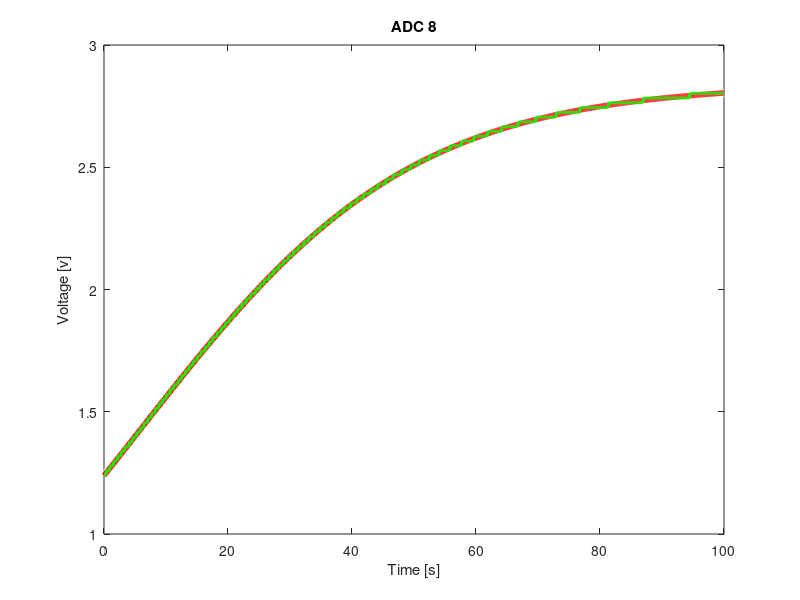
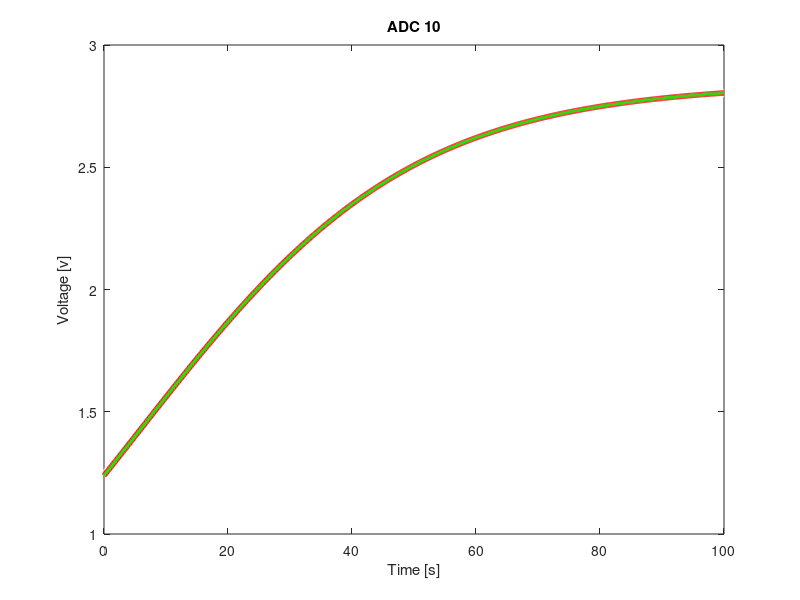
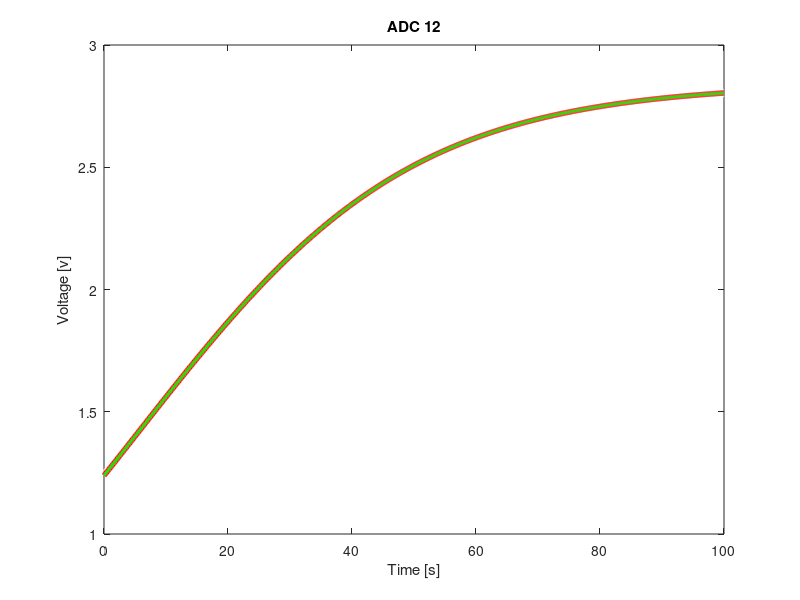

These figures' MATLAB source, in order:
%% Industrial Monitoring Project
% Main script
% Problem Solutions start further down

clear;
clc;
close all;

%% ================================================================
% Load and display the industrial environment
% ================================================================

%env = factoryEnvironment();

% robot from 2,2 to 38,18
% collision radius is 0.4 m
% speed up to 1 m/s

% q_critical_battery = 0.6
% q(t) = q(0)*e^(λ*t)
%   q(0)=1, fully charged at t=0
% q(t) = e^(-1.7*10^-3*t)
% 0.6 = e^(-1.7*10^-3*t)
% log(0.6) = -1.7*10^-3*t

% [seconds]
t_before_critical = -10^3/1.7*log(0.6)

function [value] = ramp(t)
    % matrix-compatible implementation
    value = max(0, t);

    % simple implementation
    % if t>=0
    %     value = t;
    % else
    %     value = 0;
    % end
end

% linear interpolation, from `a` to `b`, where `t ∈ [0,1]` indicates the percentage from `a` towards `b`
% function [value] = lerp(a,b,t)
%     value = a + (b-a)*t
% end

function [x,y] = position(t)
    % <60 second response time to 90%, according to SGAS707 datasheet
    % 4 stops for measurement
    % time for travel is about 52.84 seconds, leaving
    % a little over 247/4 seconds for each sensing period
    % [seconds]
    t_sensing_once = 60;

    % workflow
    % measure
    % 2,2 to 8,15
    % measure
    % 8,15 to 12,10
    % 12,10 to 20,5
    % measure
    % 20,5 to 30,15
    % 30,15 to 38,18
    % measure

    locations = [
        2,  2;
        8,  15;
        12, 10;
        20, 5;
        30, 15;
        38, 18
    ];

    % t_travel is time between each location
    % if moving in a straight line at 1 [m/s]
    t_travel = [];
    for i = 2:size(locations,1)
        vector = (locations(i,1:2) - locations(i-1,1:2));
        dist = sqrt(vector(1)^2 + vector(2)^2);
        t_seconds = dist / 1; % t = d / 1 [m/s]
        t_travel = [t_travel, t_seconds];
    end

    % round up t_travel for nice numbers
    % make sure to round UP so that speed
    % is no more than 1 [m/s]
    % t_travel = 14.3178, 6.4031, 9.4340, 14.142, 8.5440
    t_travel_rounded = [14.32, 6.41, 9.44, 14.15, 8.55]
    for i=1:size(t_travel_rounded,2)
        if t_travel_rounded(i) < t_travel(i)
            disp("ERROR: SPEED TOO FAST")
        end
    end


    % 2,8,12,20,30,38
    % x(t) = 2 + (8-2)*r((t-60)/14.32) - (8-2)*r((t-60)/14.32-1)
    fprintf("\nx(t) = 2 +\n");
    elapsed_time = t_sensing_once; % starting time; start moving after sensing once
    x = zeros(size(t)) + 2; % starting position
    for i = 2:size(locations,1)
        location_diff = locations(i,1)-locations(i-1,1);
        % ramp up to `distance` units at a speed of distance/length_of_travel [m/s] before stopping:
        %    distance * min(1, ramp((t-t0)/length_of_travel))
        x = x + location_diff*min(1,ramp((t-elapsed_time)/t_travel_rounded(i-1)));
        if i == size(locations,1)
            fprintf("    %.2f*r((t-%.2f)/%.2f)  -  %.2f*r((t-%.2f)/%.2f-1)\n", location_diff, elapsed_time, t_travel_rounded(i-1), location_diff, elapsed_time, t_travel_rounded(i-1));
        else
            fprintf("    %.2f*r((t-%.2f)/%.2f)  -  %.2f*r((t-%.2f)/%.2f-1) +\n", location_diff, elapsed_time, t_travel_rounded(i-1), location_diff, elapsed_time, t_travel_rounded(i-1));
            elapsed_time = elapsed_time + t_travel_rounded(i-1);
            % there are sensing stops after reaching (8,15) and (20,5), i=2,4
            if i==2 || i==4
                elapsed_time = elapsed_time + t_sensing_once;
            end
        end
    end

    fprintf("\ny(t) = 2 +\n");
    elapsed_time = t_sensing_once; % starting time; start moving after sensing once
    y = zeros(size(t)) + 2; % starting position
    for i = 2:size(locations,1)
        location_diff = locations(i,2)-locations(i-1,2);
        % ramp up to `distance` units at a speed of distance/length_of_travel [m/s] before stopping:
        %    distance * min(1, ramp((t-t0)/length_of_travel))
        y = y + location_diff*min(1,ramp((t-elapsed_time)/t_travel_rounded(i-1)));
        if i == size(locations,1)
            fprintf("    %.2f*r((t-%.2f)/%.2f)  -  %.2f*r((t-%.2f)/%.2f-1)\n", location_diff, elapsed_time, t_travel_rounded(i-1), location_diff, elapsed_time, t_travel_rounded(i-1));
        else
            fprintf("    %.2f*r((t-%.2f)/%.2f)  -  %.2f*r((t-%.2f)/%.2f-1) +\n", location_diff, elapsed_time, t_travel_rounded(i-1), location_diff, elapsed_time, t_travel_rounded(i-1));
            elapsed_time = elapsed_time + t_travel_rounded(i-1);
            % there are sensing stops after reaching (8,15) and (20,5), i=2,4
            if i==2 || i==4
                elapsed_time = elapsed_time + t_sensing_once;
            end
        end
    end


    % t_travel_total = sum(t_travel_rounded)
    % t_sensing_once
    % t_mission = sum(t_travel_rounded) + t_sensing_once*4
    % q_after_mission = e^(-1.7*10^-3*t_mission)
end

t = 0:0.01:300;
[x,y] = position(t);

% whether to plot [factory, x(t), y(t), |v(t)|]
plots = [0 0 0 0]

if plots(1) ~= 0
    env = factoryEnvironment();

    plot(x, y, '.')
    theta = linspace(0,2*pi,10);
    radius = 0.4;
    for k = 1:floor(size(t,2)/4)
        xc = x(k*4);
        yc = y(k*4);
        xCircle = xc + radius*cos(theta);
        yCircle = yc + radius*sin(theta);
        fill(xCircle, yCircle, [0.70 0.70 0.70], 'EdgeColor','r', 'LineWidth',1.5);
    end


    circles = [
        2,2;
        8,15;
        20,5;
        38,18;
    ];
    theta = linspace(0,2*pi,10);
    radius = 0.1;
    for k = 1:size(circles,1)
        xc = circles(k,1);
        yc = circles(k,2);
        xCircle = xc + radius*cos(theta);
        yCircle = yc + radius*sin(theta);
        fill(xCircle, yCircle, [0.70 0.70 0.70], 'EdgeColor','g', 'LineWidth',1.5);
    end
end

if plots(2) ~= 0
    figure
    plot(t, x)
    title("x-axis position over time")
    xlabel("t [s]")
    ylabel("x [m]")
end

if plots(3) ~= 0
    figure
    plot(t, y)
    title("y-axis position over time")
    xlabel("t [s]")
    ylabel("y [m]")
end


if plots(4) ~= 0
    x_speed = (x(2:end) - x(1:end-1))/0.01;
    y_speed = (y(2:end) - y(1:end-1))/0.01;
    v = sqrt(x_speed.^2 + y_speed.^2);
    figure
    hold on
    plot(t(1:end-1),v)
    plot([0,300], [1,1])
    xlabel("t [s]")
    ylabel("v [m/s]")
end



% PROBLEM 1 FINAL VALUES
% x(t) = 2 +
%     6.00*r((t-60.00)/14.32)  -  6.00*r((t-60.00)/14.32-1) +
%     4.00*r((t-134.32)/6.41)  -  4.00*r((t-134.32)/6.41-1) +
%     8.00*r((t-140.73)/9.44)  -  8.00*r((t-140.73)/9.44-1) +
%     10.00*r((t-210.17)/14.15)  -  10.00*r((t-210.17)/14.15-1) +
%     8.00*r((t-224.32)/8.55)  -  8.00*r((t-224.32)/8.55-1)
%
% y(t) = 2 +
%     13.00*r((t-60.00)/14.32)  -  13.00*r((t-60.00)/14.32-1) +
%     -5.00*r((t-134.32)/6.41)  -  -5.00*r((t-134.32)/6.41-1) +
%     -5.00*r((t-140.73)/9.44)  -  -5.00*r((t-140.73)/9.44-1) +
%     10.00*r((t-210.17)/14.15)  -  10.00*r((t-210.17)/14.15-1) +
%     3.00*r((t-224.32)/8.55)  -  3.00*r((t-224.32)/8.55-1)

% measurement coordinates at (2,2), (8,15), (20,5), (38,18)
% t_travel_total = 52.870
% t_sensing_once = 60
% t_mission = 292.87
% q_after_mission = 0.6078









% PROBLEM 2.
% R_inf = A*C^(-alpha)
% alpha = 0.602
% A = 8.0*10^4
% R_inf = 8.0*10^4*C^(-0.602)

C = 1:0.1:100;
R_inf = 8.0*10^4*C.^(-0.602);

% whether to plot [linear, logarithmic]
plots_2 = [0 0]

if plots_2(1) ~= 0
    figure
    plot(C,R_inf)
    xlabel("C [ppm]")
    ylabel("R_{∞} [Ω]")
end
if plots_2(2) ~= 0
    figure
    loglog(C,R_inf)
    xlabel("C [ppm]")
    ylabel("R_{∞} [Ω]")
end


% 2.iii DISCUSSION
% The sensitivity is lower with high VOC concentrations
% compared to low VOC concentrations; when C changes
% from 1 to 20, R_inf drops by a factor of about 6.07
% i.e., it drops by about 66821 [Ω]
% and when C changes from 81 to 100, R_inf drops by
% a factor of about 1.13 (a drop of about 676.44 [Ω])







% Problem 3
% Eq 1. Vout(T) = Vc * RL / (Rs(t)) + RL)
% Eq 2. Rs = Rinf(c). We assume we have reached a steady state solution
% Knowns Vc = 5, Rl = 10,000 Ohms

% 3.i Expression derived in writeup
Vc = 5;
Rl = 10000;
Vout = Vc * Rl ./ (R_inf + Rl);

% 3.ii
plots_3 = [0]

if plots_3(1) ~= 0
    figure
    plot(C,Vout);
    xlabel("C [ppm]");
    ylabel("Vout [V]");
end

% 3.iii Discussion
    %The transformation from the VOC concentration to output voltage is
    %not linear. As the concentration increases the VOut detection
    %increases logarythmically. 

% 3.iv Expression derived in the writeup
    %  Rs(t) = -10000 + 50000 / Vout(T)

% 3.v Expression derived in the writeup
    % C(t) = ( ( 80000 * Vout(t) ) / (-10000 * Vout(t) + 50000))^(1/0.602)









% Problem 4

% tau * r'(t) + r(t) = r_inf
% All initial conditions assumed 0 for initial steps
tau = 22;
plots_4 = [0, 0, 0, 0];

% 4.i derived in writeup
    % System is time invarient, causual, stable, and linear
    
%4.ii Unit Step Response, Equation Derived in Writeup
t = 0:0.01:100;
R_Step = 1 - exp(-t/22);

if plots_4(1) ~= 0
    figure;
    plot(t, R_Step);
    xlabel("Time [s]");
    ylabel("Resistance [ohm]");
end

%4.iii Impulse Response, Equation Derived in Writeup
R_Impulse = exp(-t/22) / 22

if plots_4(2) ~= 0
    figure;
    plot(t, R_Impulse);
    xlabel("Time [s]");
    ylabel("Resistance [ohm]");
end

%4.iv discusion in writeup, checked and their the same

%4.v derivation and discussion in writeup
rs_t90 = -22 * log(1/10)

%4.vi, rinf at a steady state solution for c = 5, 50
rinf_1_vi = 8.0*10^4 * 5^(-0.602)
rinf_2_vi = 8.0*10^4 * 50^(-0.602)

%RS Derived in writeup
rs_actual = 7591.2 + exp(-t/22) * 22769.8

if plots_4(3) ~= 0
    figure;
    plot(t, rs_actual);
    xlabel("Time [s]");
    ylabel("Resistance [ohm]");
end

%Vout derived in writeup
vout_realistic = 5 * 10^4 ./ ((rs_actual) + 10^4)

if plots_4(4) ~= 0
    figure;
    plot(t, vout_realistic);
    xlabel("Time [s]");
    ylabel("Voltage [v]");
end










% Problem 5

%5.i For each ADC resolution with N bits there are 2^N levels and the voltage resolution is V_REF/(2^N).
    
N8 = 8
L8 =256 
DV8= 5/(256) % 0.0195

N10=10 
L10=1024 
DV10=5/(1024) % 0.0049

N12=12
L12=4096
DV12=5/(4096) % 0.0012

%5.ii vout[n] = vout(nTs), where the original function domain from 0 -> 100 so max value n1/10 = 100, n = 1000
n = 0:1:1000;
tS = 0.1;
sampled_vout = 5 * 10^4 ./ ((7591.2 + exp(-(n * tS)/22) * 22769.8) + 10^4); % as derived before replace t with n*Ts 

%5.iii
% from class Vq[n] = Δ * (⌊(x[n]) / Δ⌋ + 1/2), where this is K in their formula and delta chances for each


k8 = min(floor(sampled_vout ./ DV8), L8 - 1);
ADC8 = (k8 + 0.5) * DV8;

k10 = min(floor(sampled_vout ./ DV10), L10 - 1);
ADC10 = (k10 + 0.5) * DV10;

k12 = min(floor(sampled_vout ./ DV12), L12 - 1);
ADC12 = (k12 + 0.5) * DV12;

%5.iv, graphs in graph section
plots_5 = [1, 1, 1];

if plots_5(1) ~= 0
    figure;
    plot(t, vout_realistic, 'w-', 'LineWidth', 6);
    xlabel("Time [s]");
    ylabel("Voltage [v]");
    title("ADC 8")

    hold on;

    plot(n*tS, sampled_vout, 'r-', 'LineWidth', 4);
    plot(n*tS, ADC8, 'g-', 'LineWidth', 2);

    hold off;
end

if plots_5(2) ~= 0
    figure;
    plot(t, vout_realistic, 'w-', 'LineWidth', 6);
    xlabel("Time [s]");
    ylabel("Voltage [v]");
    title("ADC 10")

    hold on;

    plot(n*tS, sampled_vout, 'r-', 'LineWidth', 4);
    plot(n*tS, ADC10, 'g-', 'LineWidth', 2);

    hold off;
end

if plots_5(3) ~= 0
    figure;
    plot(t, vout_realistic, 'w-', 'LineWidth', 6);
    xlabel("Time [s]");
    ylabel("Voltage [v]");
    title("ADC 12")

    hold on;

    plot(n*tS, sampled_vout, 'r-', 'LineWidth', 4);
    plot(n*tS, ADC12, 'g-', 'LineWidth', 2);

    hold off;
end
